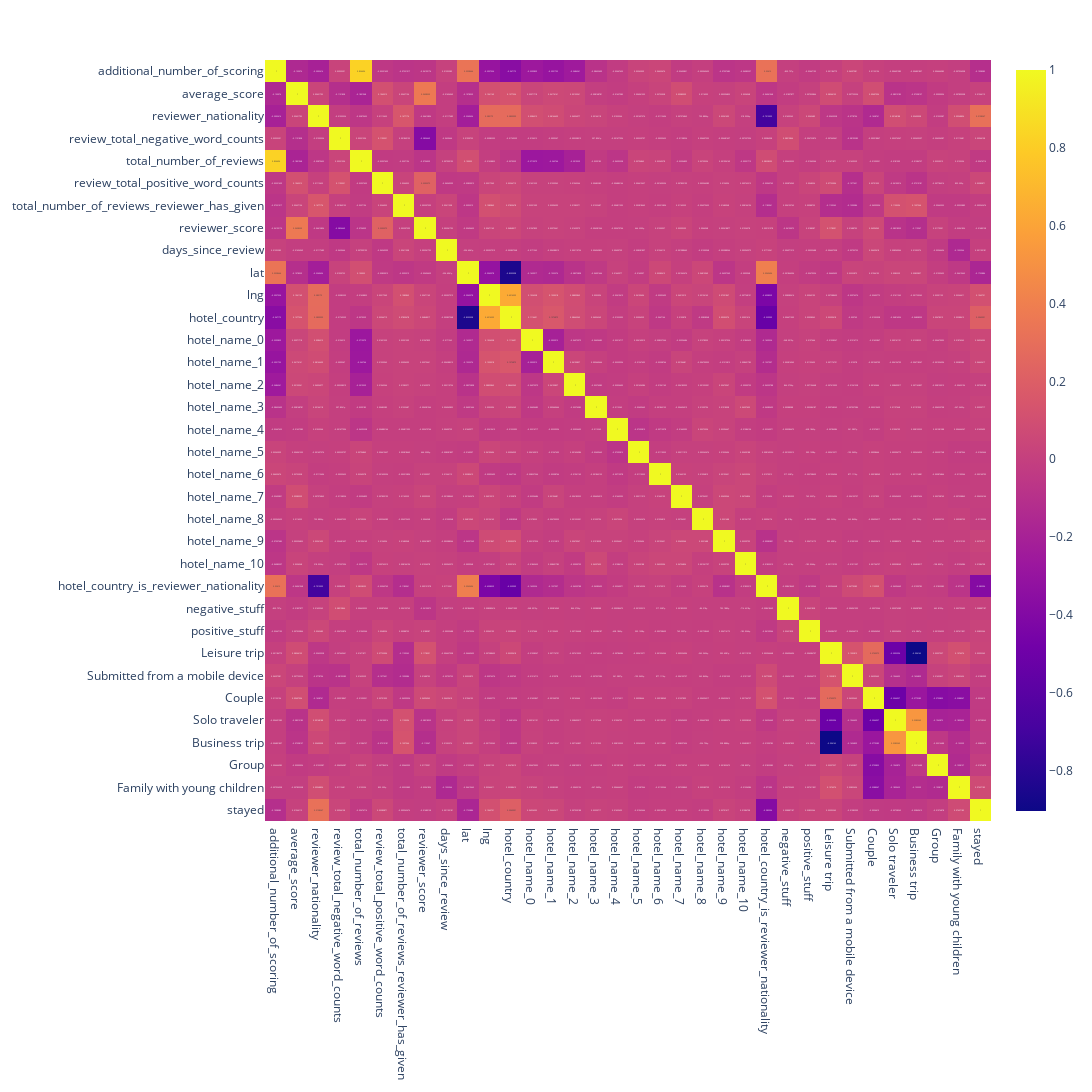

The notebook cell saved with this chart:
### Markdown cell above
#### 2.3 Моделирование

### Code cell
fig = px.imshow(data.corr(numeric_only=True), 
                text_auto=True, aspect="auto",
                # width=40,
                # height=100
                )
fig.update_layout(width=1500, height=1500)
fig.show()

### Figure 1 — Plotly figure (JSON) as saved in the notebook; plotly's stock layout.template omitted (floating-point values rounded to 4 significant figures; data arrays with more than 128 entries replaced by an {"elided": "..."} marker saying what was removed)
{"data": [{"coloraxis": "coloraxis", "hovertemplate": "x: %{x}<br>y: %{y}<br>color: %{z}<extra></extra>", "name": "0", "texttemplate": "%{z}", "type": "heatmap", "x": ["additional_number_of_scoring", "average_score", "reviewer_nationality", "review_total_negative_word_counts", "total_number_of_reviews", "review_total_positive_word_counts", "total_number_of_reviews_reviewer_has_given", "reviewer_score", "days_since_review", "lat", "lng", "hotel_country", "hotel_name_0", "hotel_name_1", "hotel_name_2", "hotel_name_3", "hotel_name_4", "hotel_name_5", "hotel_name_6", "hotel_name_7", "hotel_name_8", "hotel_name_9", "hotel_name_10", "hotel_country_is_reviewer_nationality", "negative_stuff", "positive_stuff", "Leisure trip", "Submitted from a mobile device", "Couple", "Solo traveler", "Business trip", "Group", "Family with young children", "stayed"], "xaxis": "x", "y": ["additional_number_of_scoring", "average_score", "reviewer_nationality", "review_total_negative_word_counts", "total_number_of_reviews", "review_total_positive_word_counts", "total_number_of_reviews_reviewer_has_given", "reviewer_score", "days_since_review", "lat", "lng", "hotel_country", "hotel_name_0", "hotel_name_1", "hotel_name_2", "hotel_name_3", "hotel_name_4", "hotel_name_5", "hotel_name_6", "hotel_name_7", "hotel_name_8", "hotel_name_9", "hotel_name_10", "hotel_country_is_reviewer_nationality", "negative_stuff", "positive_stuff", "Leisure trip", "Submitted from a mobile device", "Couple", "Solo traveler", "Business trip", "Group", "Family with young children", "stayed"], "yaxis": "y", "z": {"elided": "34x34 float values"}}], "layout": {"coloraxis": {"colorscale": [[0, "#0d0887"], [0.1111, "#46039f"], [0.2222, "#7201a8"], [0.3333, "#9c179e"], [0.4444, "#bd3786"], [0.5556, "#d8576b"], [0.6667, "#ed7953"], [0.7778, "#fb9f3a"], [0.8889, "#fdca26"], [1, "#f0f921"]]}, "height": 1500, "margin": {"t": 60}, "width": 1500, "xaxis": {"anchor": "y", "domain": [0, 1]}, "yaxis": {"anchor": "x", "autorange": "reversed", "domain": [0, 1]}}}
